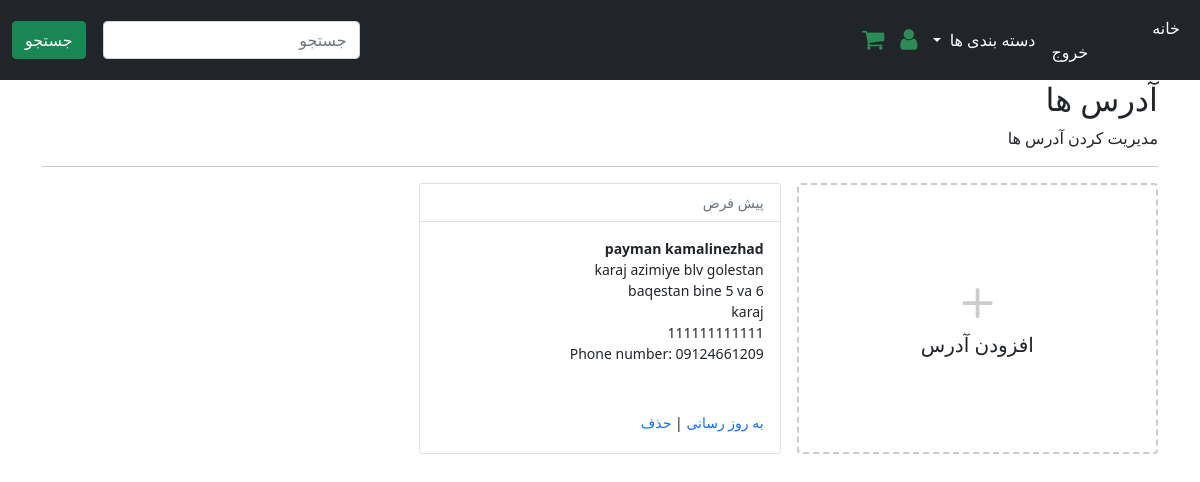
The app's page /account/addresses/ (signed in) with its own data.
### User/models.py (models this page shows, shortened)
class Address(models.Model):
    id = models.UUIDField(primary_key=True, default=uuid.uuid4, editable=False)
    customer = models.ForeignKey(UserBase, verbose_name=_("Customer"), on_delete=models.CASCADE)
    full_name = models.CharField(_("Full Name"), max_length=150)
    phone = models.CharField(_("Phone Number"), max_length=50)
    postcode = models.CharField(_("Postcode"), max_length=50)
    address_line = models.CharField(_("Address Line 1"), max_length=255)
    address_line2 = models.CharField(_("Address Line 2"), max_length=255)
    town_city = models.CharField(_("Town/City/State"), max_length=150)
    created_at = models.DateTimeField(_("Created at"), auto_now_add=True)
    updated_at = models.DateTimeField(_("Updated at"), auto_now=True)
    default = models.BooleanField(_("Default"), default=False)
    class Meta:
        verbose_name = "آدرس "
        verbose_name_plural = "آدرس ها"

### User/views.py (the view)
# urls.py: path("addresses/", views.view_address, name="addresses"),
@login_required
def view_address(request):
    addresses = Address.objects.filter(customer=request.user)
    return render(request, "addresses.html", {"addresses": addresses})

### Basket/models.py (called while the page is built)
def basket(request):
    return {'basket': Basket(request)}

    def __len__(self):
        return sum(item['qty'] for item in self.basket.values())

### Product/models.py (called while the page is built)
    def get_absolute_url(self):
        return reverse('store:category_list', args=[self.slug])

### Product/views.py (called while the page is built)
def categories(request):
    return {
        'categories': Categories.objects.all()
    }

### templates/addresses.html (shortened to what this page needs)
{% extends "sub_base.html" %}
{% block sub_content %}
<h1 class="h2">آدرس ها</h1>
<div>مدیریت کردن آدرس ها</div>
<hr />
<div class="container px-0">
  <div class="row row-cols-1 row-cols-sm-2 row-cols-md-3 g-3">
    <div class="col">
      <a href="{% url "account:add_address" %}" class="text-reset text-decoration-none" role="button"
        style="max-width: 540px;">
        <div class="card mb-3 h-100" style="border: dashed 2px #ccc;">
          <div class="row g-0 h-100">
            <div class="col-12" style="min-height:100px">
              <div class="card-body text-center position-absolute top-50 start-50 translate-middle">
                <svg style="color:#ccc;" xmlns="http://www.w3.org/2000/svg" width="60" height="60" fill="currentColor"
                  class="bi bi-plus" viewBox="0 0 16 16">
                  <path
                    d="M8 4a.5.5 0 0 1 .5.5v3h3a.5.5 0 0 1 0 1h-3v3a.5.5 0 0 1-1 0v-3h-3a.5.5 0 0 1 0-1h3v-3A.5.5 0 0 1 8 4z"></path>
                </svg>
                <h1 class="h5">افزودن آدرس</h1>
              </div>
            </div>
          </div>
        </div>
      </a>
    </div>
    {% for address in addresses %}
    <div class="col">
      <div class="card pb-3">
        <div class="card-header bg-white small text-muted">
          {% if address.default %}
            پیش فرض
          {% endif %}
        </div>
        <div class="card-body small pb-1">
          <p class="card-text m-0 fw-bold">{{address.full_name}}</p>
          <p class="card-text m-0">{{address.address_line}}</p>
          <p class="card-text m-0">{{address.address_line2}}</p>
          <p class="card-text m-0">{{address.town_city}}</p>
          <p class="card-text m-0">{{address.postcode}}</p>
          <p class="card-text m-0">Phone number: {{address.phone}}</p>
          <div class="pt-5">
            <a href="{% url 'account:edit_address' address.id %}" class="text-decoration-none">به روز رسانی</a>
            |
            <a href="{% url 'account:delete_address' address.id %}" class="text-decoration-none">حذف</a>
          </div>
        </div>
      </div>
    </div>
    {% endfor %}
  </div>
</div>
{% endblock %}

### records on screen
Address: default "پیش فرض", full_name "payman kamalinezhad", address_line "karaj azimiye blv golestan", address_line2 "baqestan bine 5 va 6", town_city "karaj", postcode "111111111111", phone "09124661209"
